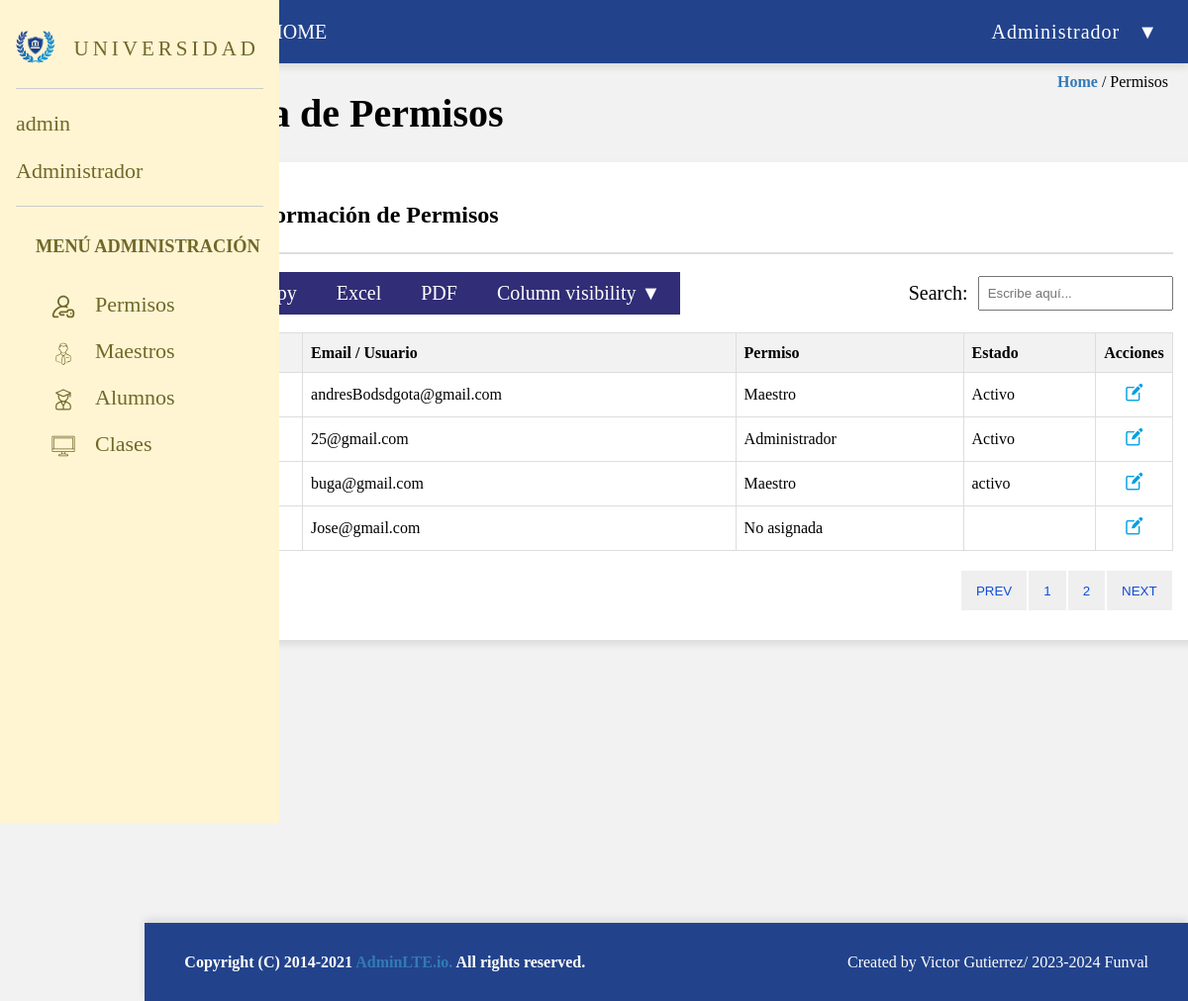
Page /views/permisos.php (signed in) on the committed database.
### tables this page shows
CREATE TABLE `maestros` (
  `id` int(11) NOT NULL,
  `email` varchar(255) NOT NULL,
  `name` varchar(250) NOT NULL,
  `lastname` varchar(250) NOT NULL,
  `direccion` varchar(255) NOT NULL,
  `fecha` date NOT NULL,
  `id_clase` int(11) NOT NULL,
  `id_rol` int(11) DEFAULT NULL,
  `estado` varchar(255) NOT NULL
);

CREATE TABLE `roles` (
  `id` int(11) NOT NULL,
  `descripcion` varchar(255) NOT NULL
);

### views/permisos.php (the view, shortened to what this page needs)
<?php
$conexion = mysqli_connect("localhost", "root", "", "universidad");
$sql = "SELECT * FROM maestros";
$query = mysqli_query($conexion, $sql);
?>
<!DOCTYPE html>
<html lang="es">
<head>
    <link rel="stylesheet" href="../style/permisos.css">
</head>
<body>
    <div class="sidebar">
        <div class="logo-container">
            <img src="/assets/logo-university-sin-letters.png" alt="Logo">
            <p>&nbsp;&nbsp;UNIVERSIDAD</p>
        </div>
        <div class="box1">
            <p>admin</p>
            <p>Administrador</p>
        </div>
        <div class="box2">
            <div class="menu-admin">
                <h5>MENÚ ADMINISTRACIÓN</h5>
                <div class="menuIcons"><a href="../views/permisos.php"><img src="/assets/icono-permisos.svg" alt="Permisos">Permisos</a></div>
                <div class="menuIcons"><a href="/views/maestros_table.php"><img src="/assets/icono-maestros.svg" alt="Maestros">Maestros</a></div>
                <div class="menuIcons"><a href="#"><img src="/assets/icono-alumnos.svg" alt="Alumnos">Alumnos</a></div>
                <div class="menuIcons"><a href="#"><img src="/assets/icono-clases.svg" alt="Clases">Clases</a></div>
            </div>
        </div>
    </div>
    <div class="header">
        <div class="menu">
            <ul>
                <li class="menuBar">&#9776;</li>
                <li>HOME</li>
            </ul>
        </div>
        <div class="rol">
            <ul>
                <li>Administrador &nbsp;&nbsp;&#x25BC;
                </li>
            </ul>
        </div>
    </div>
    <div class="dashboard-title">
        <h1>Lista de Permisos</h1>
    </div>
    <div class="home-dashboard">
        <a href="#" class="actualPage">Home</a> / Permisos
    </div>
    <div class="container">
        <div class="content">
            <div class="info">
                <h4>Información de Permisos</h4>
            </div>
            <div class="linksContainer">
                <ul class="links">
                    <li><a class="linkOpc" href="#">Copy</a></li>
                    <li><a class="linkOpc" href="../modells/permisosexcel.php">Excel</a></li>
                    <li><a class="linkOpc" href="../modells/permisospdf.php">PDF</a></li>
                    <li><a class="linkOpc" href="#">Column visibility &#x25BC;</a></li>
                </ul>
                <form action="/buscar" method="GET">
                    <label for="busqueda">Search:</label>
                    <input type="text" id="busqueda" data-table="table_id" name="q" placeholder="Escribe aquí...">
                </form>
            </div>
            <table class="permisos table_id">
                <thead>
                    <tr>
                        <th>#</th>
                        <th>Email / Usuario</th>
                        <th>Permiso</th>
                        <th>Estado</th>
                        <th>Acciones</th>
                    </tr>
                </thead>
                <tbody>
                <?php while ($fila = mysqli_fetch_array($query)): ?>
                    <tr>
                    <td> <?=$fila['id']?></td>
                    <td><?=$fila['email']?></td>
                    <td><?= verRol($fila['id_rol'], $conexion) ?></td>
                        <td><?=$fila['estado']?></td>
                        <td class="acciones"> <a href="../views/modaleditarpermisos.php?id=<?=$fila['id']?>" class="btnIcon" data-maestro-id="<?=$fila['id'];?>" >
                                    <img src="../assets/icono-editar-datos.png" alt="update Info" class="editIcon">
                                </a>
                        </td>
                    </tr>
                    <?php endwhile;?>
                    <?php
                    function verRol($id_rol, $conexion)
                    {
                        $query = mysqli_query($conexion, "SELECT descripcion FROM roles WHERE id = '$id_rol'");
                        $fila = mysqli_fetch_array($query);
                        return $fila ? $fila['descripcion'] : 'No asignada';
                    }
                    ?>
                </tbody>
            </table>
            <div class="pagination">
                <button>PREV</button>
                <button>1</button>
                <button>2</button>
                <button>NEXT</button>
            </div>
        </div>
    </div>
    <div class="footer">
        <div class="footer-left">Copyright (C) 2014-2021 <span class="footer-left1" style="color: #337ab7;">AdminLTE.io.</span>
            <span>All rights reserved.</span>
        </div>
        <div class="footer-right">Created by Victor Gutierrez/  2023-2024 Funval</div>
    </div>
</body>
</html>

### style/permisos.css (style rules this page uses)
body { margin: 0; padding: 0; font-family: Cambria, Cochin, Georgia, Times, "Times New Roman", serif; background-color: #f2f2f2; display: grid; grid-template-columns: 1.5fr 9fr 1.8fr; grid-template-rows: 0.5fr 11fr 0.5fr; }
.sidebar { grid-column: 1/2; background-color: #fff5d2; color: #70682a; width: 250px; height: 100vh; padding: 16px; font-size: 22px; position: fixed; z-index: 1; }
.sidebar img { width: 40px; height: 33px; margin-bottom: 10px; }
.logo-container { display: flex; align-items: center; flex-direction: row; }
.logo-container p { font-size: 21px; letter-spacing: 4px; padding-bottom: 6px; }
.box1 { border-bottom: 1px solid #ccc; border-top: 1px solid #ccc; margin-bottom: 4px; }
.box2 { margin-bottom: 10px; }
.menu-admin { margin-top: 20px; }
.menu-admin a { display: flex; text-decoration: none; color: #70682a; padding-top: 4px; }
.menuIcons { display: flex; margin-bottom: 6px; margin-left: 16px; }
.menu-admin h5 { margin-left: 20px; }
.menu-admin img { width: 24px; height: 24px; margin-left: 20px; margin-right: 20px; padding-top: 3px; }
.header { width: 100%; height: 64px; grid-column: 2/4; background-color: #22438c; box-shadow: 0 4px 8px rgba(0, 0, 0, 0.1); color: white; display: flex; justify-content: space-between; align-items: center; }
.menu { font-size: 20px; text-align: left; }
.rol { font-size: 20px; text-align: right; padding-right: 30px; letter-spacing: 1px; align-items: center; justify-content: center; }
ul { width: 100%; list-style: none; background: #22438c; margin: 0; padding: 0; }
.menu li { width: 90px; display: inline-block; }
.menuBar { text-align: center; padding-left: 30px; }
ul li a { display: block; padding: 10px 10px; color: #fff; text-decoration: none; text-align: center; font-size: 20px; }
.home-dashboard { grid-column: 3/4; grid-row: 2/3; text-align: right; padding: 10px; padding-right: 20px; }
.dashboard-title { padding-left: 60px; grid-column: 2/4; grid-row: 2/3; font-size: 20px; display: flex; flex-direction: row; }
.container { grid-column: 2/4; grid-row: 2/3; }
.content { width: 90%; margin-top: 100px; grid-column: 2; margin-left: 60px; padding: 30px; border-radius: 8px; box-shadow: 0 4px 8px rgba(0, 0, 0, 0.1); background-color: #fff; }
.footer { width: 100%; height: 79px; grid-column: 2/4; grid-row: 3/4; background-color: #22438c; box-shadow: 0 -4px 8px rgba(0, 0, 0, 0.1); display: flex; justify-content: space-between; align-items: center; }
.footer-left { color: white; font-weight: bold; padding-left: 40px; }
.footer-right { color: white; padding-right: 40px; }
.actualPage { color: #337ab7; font-weight: bold; text-decoration: none; }
table { border-collapse: collapse; width: 100%; }
th, td { border: 1px solid #dddddd; text-align: left; padding: 8px; }
th { background-color: #f2f2f2; }
tr { height: 40px; }
.acciones { width: 5px; text-align: center; }
.btnIcon { display: inline-block; padding: 2px; }
.editIcon { width: 20pc; height: 20px; }
.info { display: flex; justify-content: space-between; font-size: 24px; border-bottom: 2px solid #dedede; padding-bottom: 14px; }
h4 { margin: 10px; }
.linksContainer { display: flex; padding-top: 18px; padding-bottom: 18px; }
.links { display: flex; align-items: center; padding: 10px; }
.linkOpc { background-color: #312d76; padding: 10px 20px; }
ul.links { list-style: none; margin: 0; padding: 0; display: flex; background-color: #fff; }
form { margin-left: auto; display: flex; align-items: center; }
label { font-size: 20px; margin-right: 10px; }
input[type="text"] { padding: 8px; box-sizing: border-box; }
.pagination { display: flex; justify-content: right; margin-top: 20px; }
.pagination button { color: #104ddb; height: 40px; border: none; padding: 10px 15px; margin: 0 1px; cursor: pointer; }
.editIcon { width: 20px; height: 20px; }

### rows in the picture
maestros: email "andresBodsdgota@gmail.com", id_rol.descripcion "Maestro", estado "Activo"
maestros: email "25@gmail.com", id_rol.descripcion "Administrador", estado "Activo"
maestros: email "buga@gmail.com", id_rol.descripcion "Maestro", estado "activo"
maestros: email "Jose@gmail.com", id_rol "No asignada"
